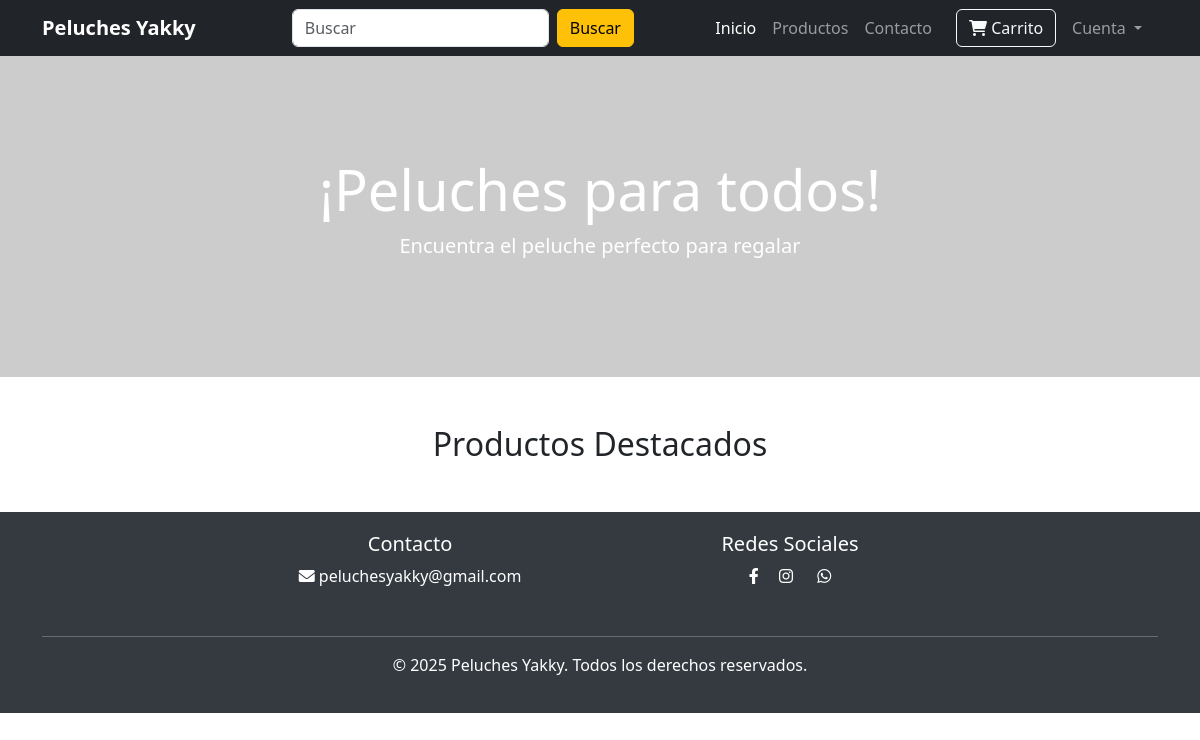
Before: / with the older database file.
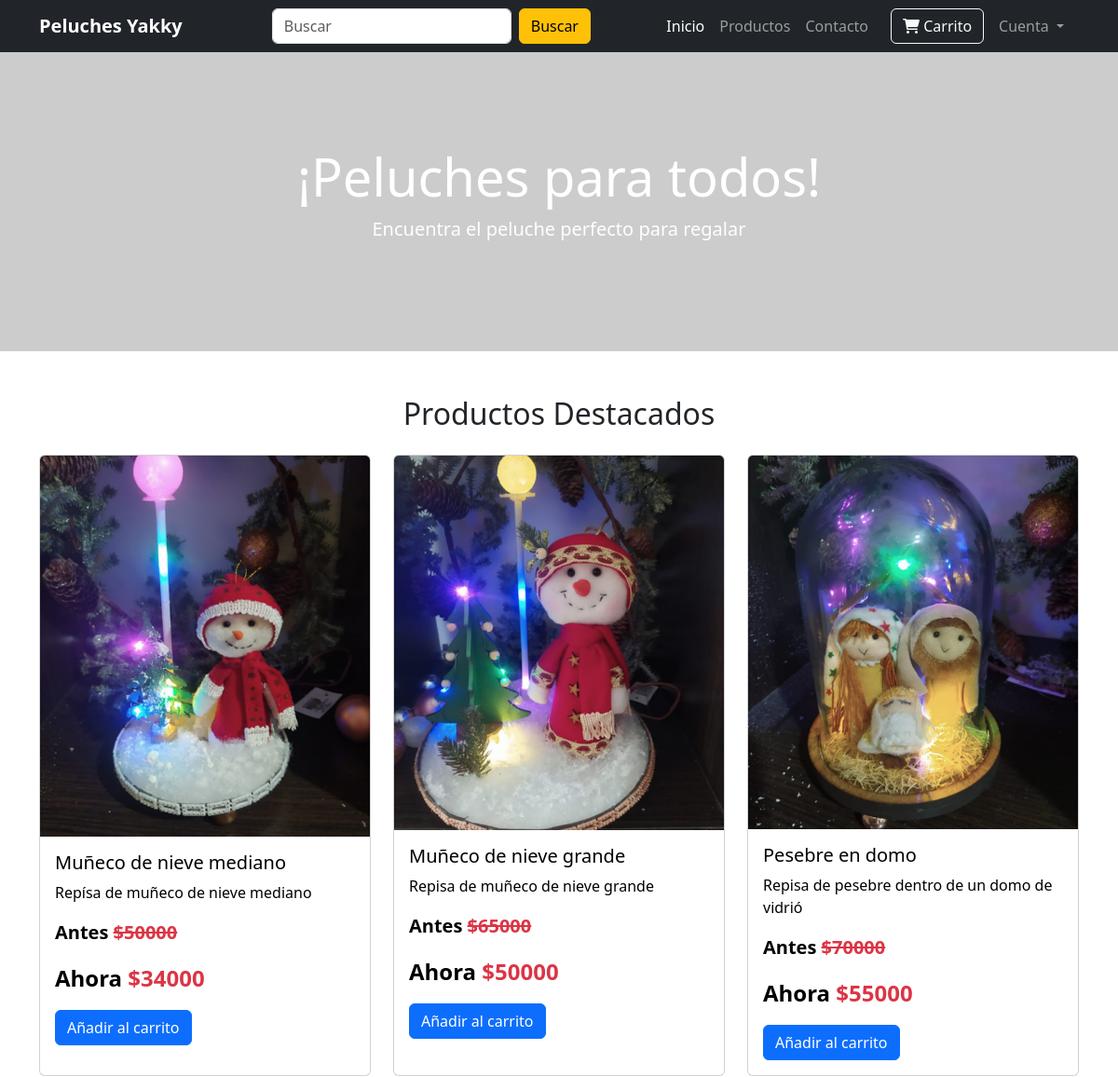
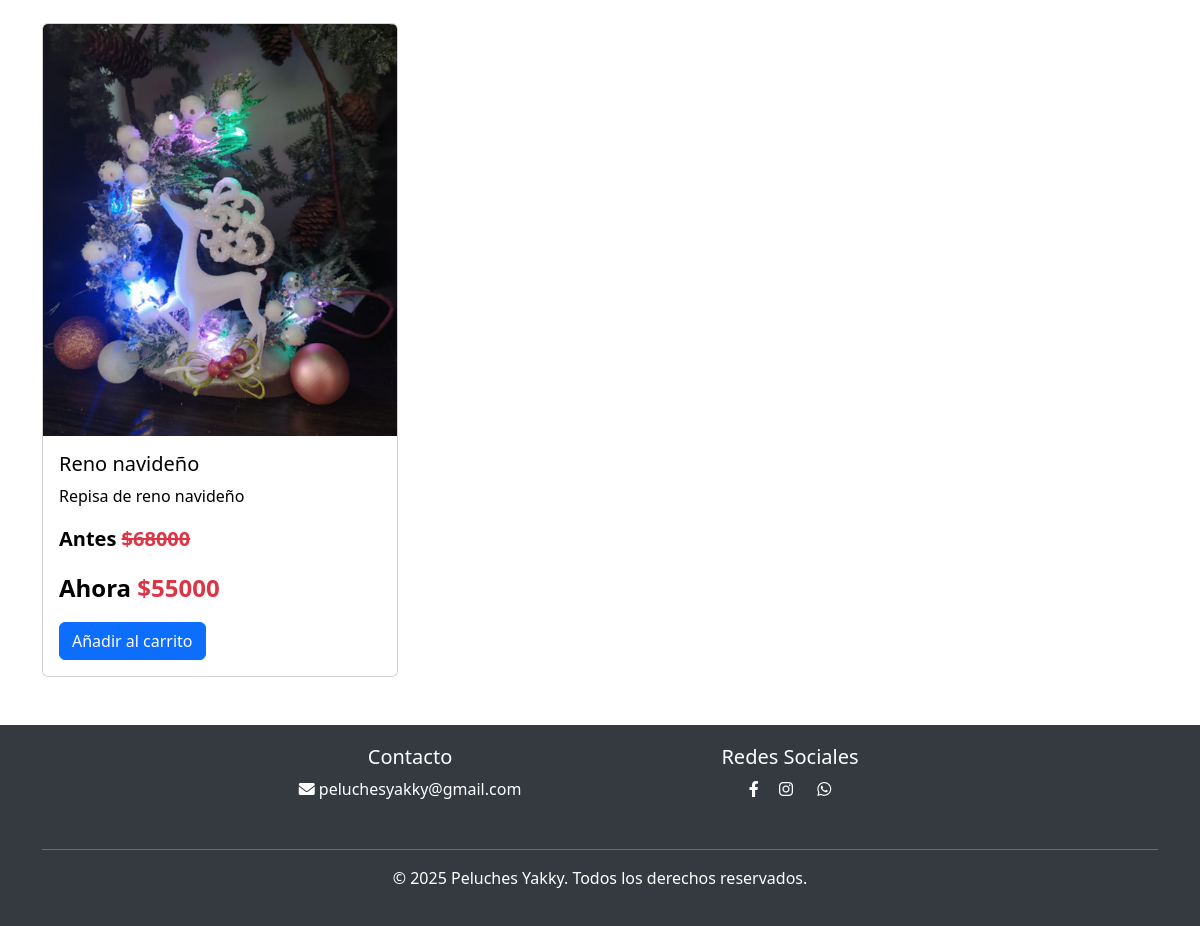
After: the same page with the newer database file (2 pictures, top to bottom).
### website/models.py (models this page shows, shortened)
class Product(db.Model):
    id = db.Column(db.Integer, primary_key=True)
    product_name = db.Column(db.String(100), nullable=False)
    current_price = db.Column(db.Integer, nullable=False)
    precio_costo = db.Column(db.Integer, nullable=False)  # tarea
    previous_price = db.Column(db.Integer, nullable=False)
    in_stock = db.Column(db.Integer, nullable=False)
    product_picture = db.Column(db.String(1000), nullable=False)
    flash_sale = db.Column(db.Boolean, default=False)
    date_added = db.Column(db.DateTime, default=datetime.utcnow)
    descripcion = db.Column(db.String(1000), nullable=False)
    is_deleted = db.Column(db.Boolean, default=False)
    carts = db.relationship(
        "Cart", backref=db.backref("product", lazy=True), cascade="all, delete-orphan"
    )
    orders = db.relationship(
        "Order", backref=db.backref("product", lazy=True), cascade="all, delete-orphan"
    )

### website/views.py (the view)
@views.route("/")
def home():
    items_sale = Product.query.filter_by(flash_sale=True)
    return render_template(
        "home.html",
        items=items_sale,
        cart=(
            Cart.query.filter_by(customer_link=current_user.id).all()
            if current_user.is_authenticated
            else []
        ),
    )

### website/templates/home.html (shortened to what this page needs)
{% extends 'index.html' %}
{% block body %}
<section class="hero-section bg-primary mb-5">
    <div class="container">
        <h1 class="display-4">¡Peluches para todos!</h1>
        <p class="lead">Encuentra el peluche perfecto para regalar</p>
    </div>
</section>
<section class="container mb-5">
    <h2 class="text-center mb-4">Productos Destacados</h2>
    <div class="row g-4">
        {% for item in items %}
        {% if item.in_stock > 0 %}
        <div class="col-md-4">
            <div class="card product-card h-100">
                <a href="/producto/{{item.id}}" class="text-decoration-none text-black">
                    <img src="{{ item.product_picture }}" class="card-img-top" alt="Peluche Unicornio">
                    <div class="card-body">
                        <h5 class="card-title">{{ item.product_name }}</h5>
                        <p class="card-text">{{ item.descripcion }}</p>
                        <p class="  fw-bold fs-5">Antes <s class="text-danger fs-5">${{ item.previous_price }}</s></p>
                        <p class=" fw-bold fs-4">Ahora <span class="text-danger fw-bold fs-4">${{
                                item.current_price}}</span></p>
                </a>
                <a href="/agregar-carrito/{{ item.id }}" class="btn btn-primary">Añadir al carrito</a>
            </div>
        </div>
    </div>
    {% endif %}
    {% endfor %}
    </div>
</section>
{% endblock %}

Changed rows visible on the page:
added Product: product_picture (picture), product_name "Muñeco de nieve mediano", descripcion "Repísa de muñeco de nieve mediano", previous_price "50000", current_price "34000"
added Product: product_picture (picture), product_name "Muñeco de nieve grande", descripcion "Repisa de muñeco de nieve grande", previous_price "65000", current_price "50000"
added Product: product_picture (picture), product_name "Pesebre en domo", descripcion "Repisa de pesebre dentro de un domo de vidrió", previous_price "70000", current_price "55000"
added Product: product_picture (picture), product_name "Reno navideño", descripcion "Repisa de reno navideño", previous_price "68000", current_price "55000"
